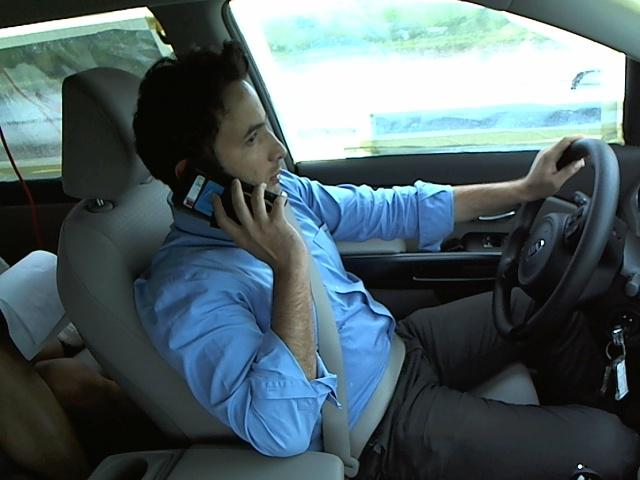
#> input picture image.jpg, 640 x 480 px
$ python masking.py --image image.jpg
#> lines starting #> are read from the running program, lines starting #| are printed output that depends on the picture; after the words box and inside, x2 and y2 are one past the last pixel; in counts of white or black regions, pixels touching at a corner belong together
import numpy as np
import argparse
import cv2

ap=argparse.ArgumentParser()
ap.add_argument("-i","--image",required=True, help="Path to the image")
args=vars(ap.parse_args())


image=cv2.imread(args["image"])
#> image is the input picture: shape (480, 640, 3); mean B, G, R 103.1, 97.9, 80.8
cv2.imshow("Original", image)

#mask=np.zeros(image.shape[:2], dtype="uint8")

(cX, cY)=(image.shape[1]/2, image.shape[0]/2)
#> cX = 320; cY = 240
'''
cv2.rectangle(mask, (cX-75, cY-75), (cX+75, cY+75), 255, -1)
cv2.imshow("Mask", mask)
masked=cv2.bitwise_and(image, image, mask=mask)
cv2.imshow("mask applied to image", masked)
cv2.waitKey(0)
'''
mask=np.zeros(image.shape[:2], dtype="uint8")
cv2.circle(mask, (cX, cY),100, 255, -1)
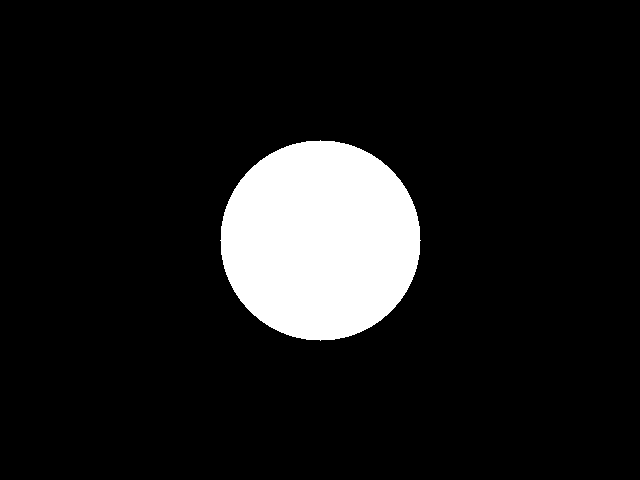
#> mask: shape (480, 640); 10.2% white; 1 white region, box (x1, y1, x2, y2) and area: (220, 140, 421, 341) 31417
masked=cv2.bitwise_and(image, image, mask=mask)
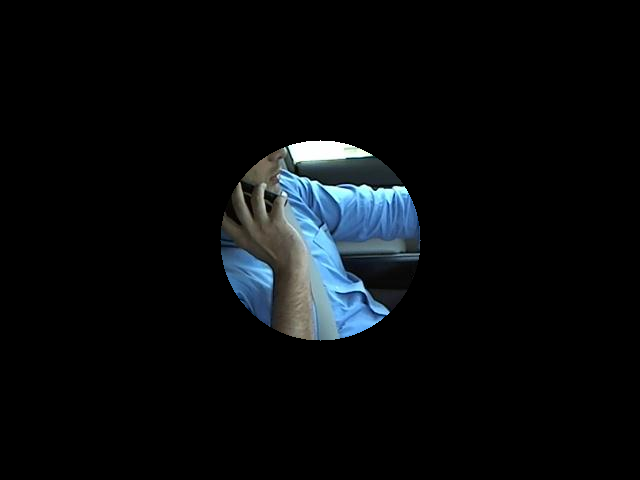
#> masked: shape (480, 640, 3); mean B, G, R 13.4, 11.4, 8.6
cv2.imshow("Mask", mask)
cv2.imshow("Masked applied to the image", masked)
cv2.waitKey(0)
